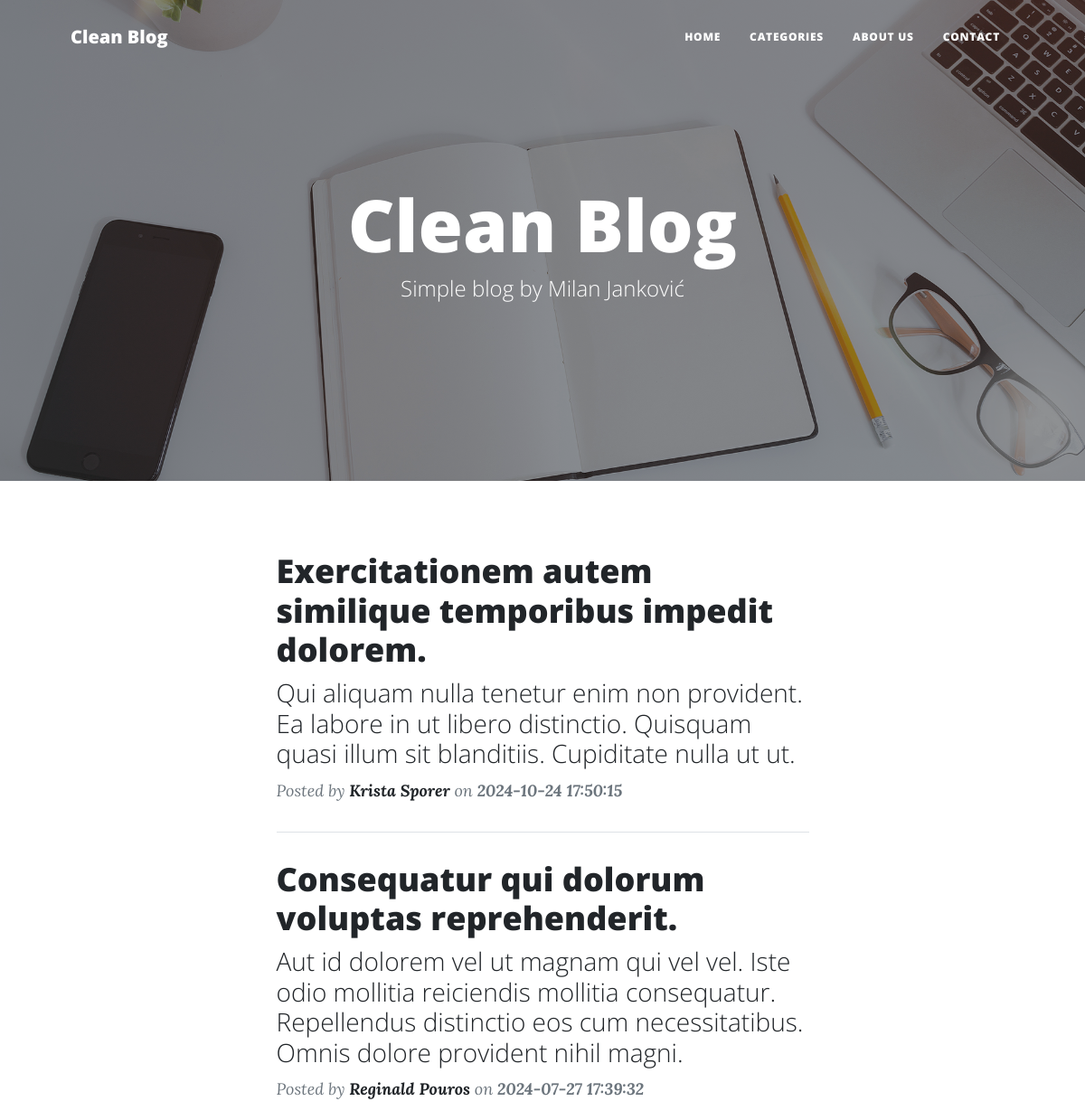
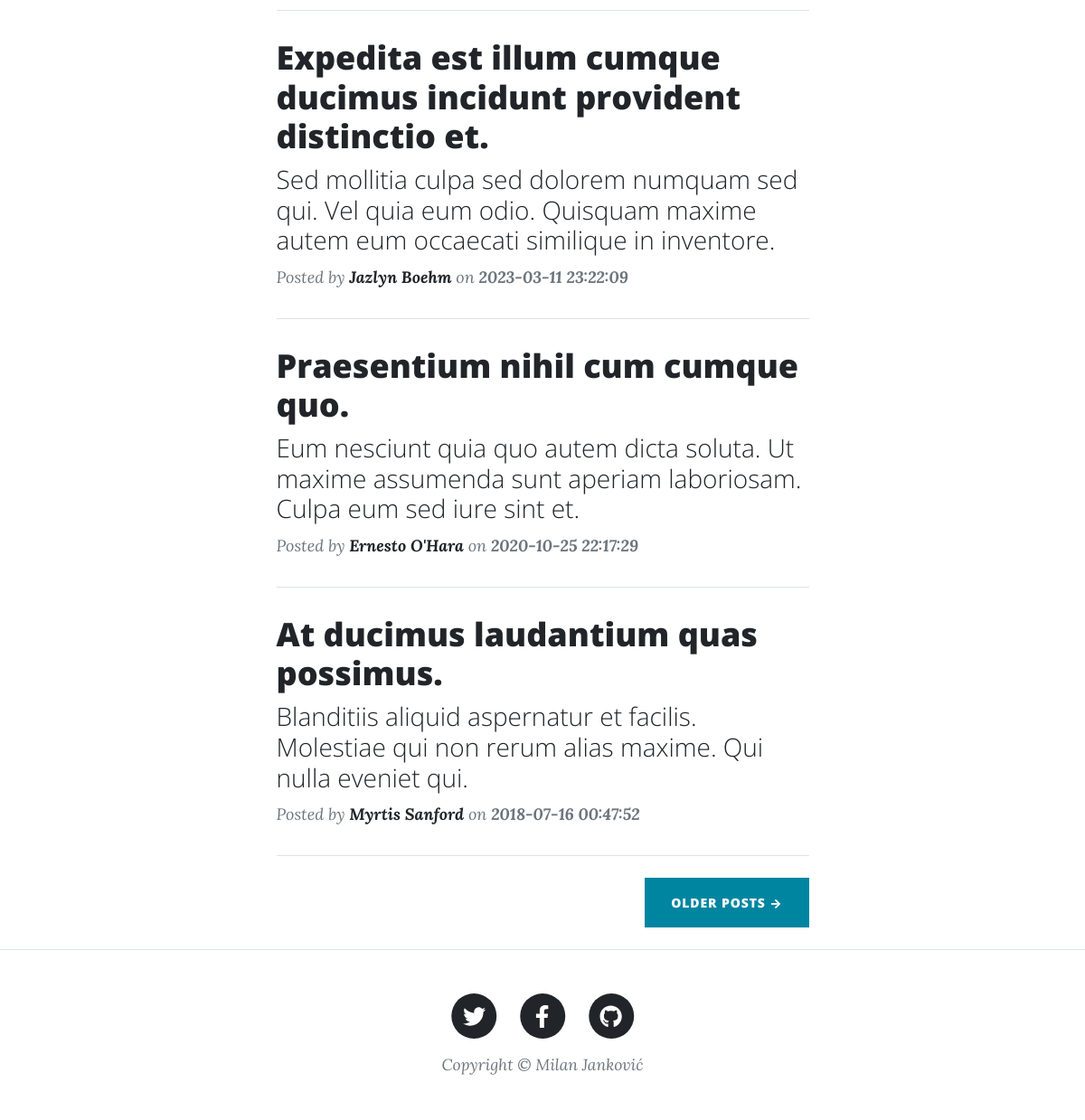
The page / on the database its author committed (2 pictures, top to bottom).
### tables this page shows
CREATE TABLE posts (
    id INT AUTO_INCREMENT PRIMARY KEY,
    user_id INT NOT NULL,
    title VARCHAR(255) NOT NULL,
    content TEXT NOT NULL,
    created_at TIMESTAMP DEFAULT CURRENT_TIMESTAMP,
    updated_at TIMESTAMP DEFAULT CURRENT_TIMESTAMP ON UPDATE CURRENT_TIMESTAMP,
    FOREIGN KEY (user_id) REFERENCES users(id)
);

CREATE TABLE users (
    id INT AUTO_INCREMENT PRIMARY KEY,
    username VARCHAR(50) NOT NULL UNIQUE,
    password VARCHAR(255) NOT NULL,
    email VARCHAR(100) NOT NULL UNIQUE,
    first_name VARCHAR(50),
    last_name VARCHAR(50),
    created_at TIMESTAMP DEFAULT CURRENT_TIMESTAMP
);

### include/class_autoloader.inc.php (called while the page is built, shortened)
<?php
function classAutoLoader($className) {
    $path = 'classes/';
    $extension = '.class.php';
    $fullPath = $path . $className . $extension;
}

### include/db.inc.php (called while the page is built, shortened)
<?php
class DbConnect {
    private $host = HOST;
    private $dbname = DBNAME;
    private $username = USERNAME;
    private $password = PASSWORD;
    protected function connect(){
            try {
                $sql = 'mysql:host='. $this -> host .';dbname='. $this -> dbname ;
                $pdo = new PDO ( $sql , $this -> username , $this -> password );
                $pdo -> setAttribute( PDO::ATTR_DEFAULT_FETCH_MODE , PDO::FETCH_ASSOC );
                $pdo -> setAttribute( PDO::ATTR_ERRMODE , PDO::ERRMODE_EXCEPTION );
                $pdo -> exec( 'set names utf8');
                return $pdo;
            } catch ( PDOException $e ){
                echo $e -> getMessage();
            }
    }
}

### classes/blog.class.php (called while the page is built)
<?php
class Blog extends DbConnect {
    public function getHomeBlogPosts(){
        $sql = 'select * from posts order by created_at desc limit 5';
        $query = $this -> connect() -> query($sql);
        $posts = $query -> fetchAll();
        return $posts;
    }
}

### classes/user.class.php (called while the page is built)
<?php
class User extends DbConnect {
public function getUserDetailsById($id ){
    $sql = 'select * from users where id = ? limit 1 ';
    $query = $this -> connect() -> prepare($sql);
    $query -> execute( [ $id ] );
    $user = $query -> fetch();
    return $user;
}
}

### index.php (the view, shortened to what this page needs)
<?php require_once ( 'include/db.inc.php'); ?>
<?php require_once ( 'include/class_autoloader.inc.php'); ?>
<!DOCTYPE html>
<html lang="en">
    <head>
        <?php require_once ( 'partials/__head.inc.php'); ?>
    </head>
    <body>
    <?php require_once ('partials/__nav.inc.php'); ?>
<?php require_once ( 'partials/__header.inc.php'); ?>
        <div class="container px-4 px-lg-5">
            <div class="row gx-4 gx-lg-5 justify-content-center">
                <div class="col-md-10 col-lg-8 col-xl-7">
 <?php
 try {
$blog = new Blog();
$user = new User();
foreach ($blog -> getHomeBlogPosts() as $blogPost){
?>
                  <div class="post-preview">
                        <a href="view-posts.php?id=<?php echo $blogPost['id'] ?>">
                            <h2 class="post-title"><?php echo $blogPost['title'] ?></h2>
                            <h3 class="post-subtitle"><?php echo substr( $blogPost['content'] , 0 , 240 ) ;?></h3>
                        </a>
                        <p class="post-meta">
                            Posted by
                            <a href="view-user.php?id=<?php echo $blogPost['user_id'] ?>">
                                <strong>
                            <?php
                            echo $user -> getUserDetailsById($blogPost['user_id'])['first_name'] . '
                            ' . $user -> getUserDetailsById($blogPost['user_id'])['last_name'] ;
                            ?>
                                </strong>
</a>
                            on <strong><?php echo $blogPost['created_at'] ?></strong>
                        </p>
                    </div>
                    <hr class="my-4" />
<?php
}
 } catch ( PDOException $e ){
    echo $e -> getMessage();
 }
 ?>
                    <div class="d-flex justify-content-end mb-4"><a class="btn btn-primary text-uppercase" href="#!">Older Posts →</a></div>
                </div>
            </div>
        </div>
          <?php require_once ( 'partials/__footer.inc.php'); ?>
    </body>
</html>

### partials/__head.inc.php (shortened to what this page needs)
<link href="css/styles.css" rel="stylesheet" />

### partials/__nav.inc.php (shortened to what this page needs)
<nav class="navbar navbar-expand-lg navbar-light" id="mainNav">
    <div class="container px-4 px-lg-5">
        <a class="navbar-brand" href="index.php"><?php  echo SITE_NAME; ?></a>
        <div class="collapse navbar-collapse" id="navbarResponsive">
            <ul class="navbar-nav ms-auto py-4 py-lg-0">
                <li class="nav-item"><a class="nav-link px-lg-3 py-3 py-lg-4" href="index.php">Home</a></li>
                <li class="nav-item"><a class="nav-link px-lg-3 py-3 py-lg-4" href="categories.php">Categories</a></li>
                <li class="nav-item"><a class="nav-link px-lg-3 py-3 py-lg-4" href="about-us.php">About us</a></li>
                <li class="nav-item"><a class="nav-link px-lg-3 py-3 py-lg-4" href="contact-us.php">Contact</a></li>
            </ul>
        </div>
    </div>
</nav>

### partials/__header.inc.php
 <header class="masthead" style="background-image: url('assets/img/home-bg.jpg')">
<div class="container position-relative px-4 px-lg-5">
                <div class="row gx-4 gx-lg-5 justify-content-center">
                    <div class="col-md-10 col-lg-8 col-xl-7">
                        <div class="site-heading">
                            <h1><?php  echo SITE_NAME; ?></h1>
                            <span class="subheading"><?php  echo SITE_DESCRIPTION;  ?></span>
                        </div>
                    </div>
                </div>
            </div>
            </header>

### partials/__footer.inc.php
 <footer class="border-top">
<div class="container px-4 px-lg-5">
                <div class="row gx-4 gx-lg-5 justify-content-center">
                    <div class="col-md-10 col-lg-8 col-xl-7">
                        <ul class="list-inline text-center">
                            <li class="list-inline-item">
                                <a href="#!">
                                    <span class="fa-stack fa-lg">
                                        <i class="fas fa-circle fa-stack-2x"></i>
                                        <i class="fab fa-twitter fa-stack-1x fa-inverse"></i>
                                    </span>
                                </a>
                            </li>
                            <li class="list-inline-item">
                                <a href="#!">
                                    <span class="fa-stack fa-lg">
                                        <i class="fas fa-circle fa-stack-2x"></i>
                                        <i class="fab fa-facebook-f fa-stack-1x fa-inverse"></i>
                                    </span>
                                </a>
                            </li>
                            <li class="list-inline-item">
                                <a href="#!">
                                    <span class="fa-stack fa-lg">
                                        <i class="fas fa-circle fa-stack-2x"></i>
                                        <i class="fab fa-github fa-stack-1x fa-inverse"></i>
                                    </span>
                                </a>
                            </li>
                        </ul>
                        <div class="small text-center text-muted fst-italic">Copyright &copy; <?php echo SITE_ADMIN ?></div>
                    </div>
                </div>
            </div>
            </footer>

### rows shown on the page
posts: title "Exercitationem autem similique temporibus impedit dolorem.", content "Qui aliquam nulla tenetur enim non provident. Ea labore in ut libero distinctio. Quisquam quasi illum sit blanditiis. Cupiditate nulla ut ut.", user.first_name "Krista", user.last_name "Sporer", created_at "2024-10-24 17:50:15"
posts: title "Consequatur qui dolorum voluptas reprehenderit.", content "Aut id dolorem vel ut magnam qui vel vel. Iste odio mollitia reiciendis mollitia consequatur. Repellendus distinctio eos cum necessitatibus. Omnis dolore provident nihil magni.", user.first_name "Reginald", user.last_name "Pouros", created_at "2024-07-27 17:39:32"
posts: title "Expedita est illum cumque ducimus incidunt provident distinctio et.", content "Sed mollitia culpa sed dolorem numquam sed qui. Vel quia eum odio. Quisquam maxime autem eum occaecati similique in inventore.", user.first_name "Jazlyn", user.last_name "Boehm", created_at "2023-03-11 23:22:09"
posts: title "Praesentium nihil cum cumque quo.", content "Eum nesciunt quia quo autem dicta soluta. Ut maxime assumenda sunt aperiam laboriosam. Culpa eum sed iure sint et.", user.first_name "Ernesto", user.last_name "O'Hara", created_at "2020-10-25 22:17:29"
posts: title "At ducimus laudantium quas possimus.", content "Blanditiis aliquid aspernatur et facilis. Molestiae qui non rerum alias maxime. Qui nulla eveniet qui.", user.first_name "Myrtis", user.last_name "Sanford", created_at "2018-07-16 00:47:52"

### other values the page prints
SITE_NAME "Clean Blog"
SITE_DESCRIPTION "Simple blog by Milan Janković"
SITE_ADMIN "Milan Janković"
